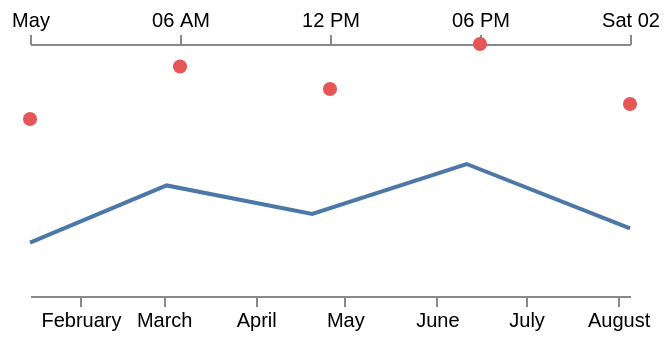

Describe this chart as a Vega-Lite specification.
### Vega specification from a JSON file in a GitHub repository (floating-point values rounded to 4 significant figures)
{"$schema": "https://vega.github.io/schema/vega/v6.json", "description": "A time series over eight months: a UTC scale ticking on calendar boundaries, and a local-time scale over a single day ticking on hours. Dates come in as ISO strings and are read by format.parse.", "width": 300, "height": 120, "padding": 5, "data": [{"name": "months", "values": [{"when": "2026-01-15T00:00:00Z", "v": 3}, {"when": "2026-03-02T00:00:00Z", "v": 11}, {"when": "2026-04-20T00:00:00Z", "v": 7}, {"when": "2026-06-11T00:00:00Z", "v": 14}, {"when": "2026-08-05T00:00:00Z", "v": 5}], "format": {"parse": {"when": "date"}}}, {"name": "hours", "values": [{"at": "2026-05-01T00:00:00Z", "load": 2}, {"at": "2026-05-01T06:00:00Z", "load": 9}, {"at": "2026-05-01T12:00:00Z", "load": 6}, {"at": "2026-05-01T18:00:00Z", "load": 12}, {"at": "2026-05-02T00:00:00Z", "load": 4}], "format": {"parse": {"at": "date"}}}], "scales": [{"name": "x", "type": "utc", "domain": {"data": "months", "field": "when"}, "range": "width"}, {"name": "y", "type": "linear", "domain": {"data": "months", "field": "v"}, "range": [110, 60], "nice": true, "zero": true}, {"name": "hx", "type": "utc", "domain": {"data": "hours", "field": "at"}, "range": "width", "nice": true}, {"name": "hy", "type": "linear", "domain": {"data": "hours", "field": "load"}, "range": [45, 0], "zero": true}], "axes": [{"orient": "bottom", "scale": "x", "offset": 6}, {"orient": "top", "scale": "hx", "tickCount": 4}], "marks": [{"type": "line", "from": {"data": "months"}, "encode": {"enter": {"x": {"scale": "x", "field": "when"}, "y": {"scale": "y", "field": "v"}, "stroke": {"value": "#4c78a8"}, "strokeWidth": {"value": 2}}}}, {"type": "symbol", "from": {"data": "hours"}, "encode": {"enter": {"x": {"scale": "hx", "field": "at"}, "y": {"scale": "hy", "field": "load"}, "size": {"value": 50}, "fill": {"value": "#e45756"}}}}]}
